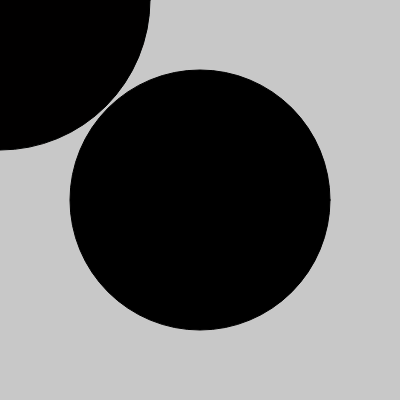
Frame 1 (no input)
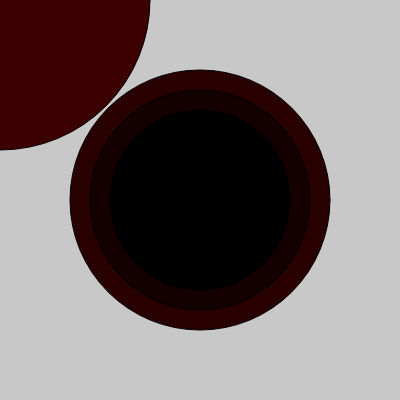
Frame 60 (no input)
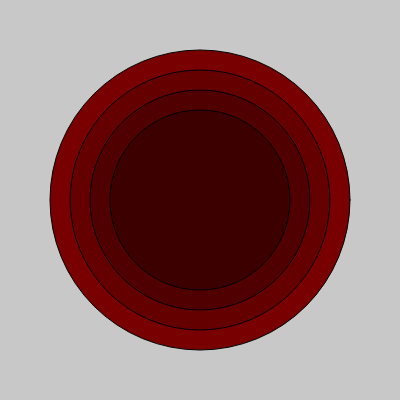
Frame 120 (the mouse pressed at the canvas centre since frame 60)

The p5.js sketch that drew these frames (run headless with seeded random() and noise() and a simulated clock; from frame 60 on, the mouse is pressed at the canvas centre):

// p5.js sketch
// ── sketch.js
function setup() {
  createCanvas(400, 400);
  console.log("xPos: " + xPos);
}

var xPos = 200;
var yPos = 200;

function draw() {
  background(200)

  var redColor = frameCount;
  var sizeOfCircle = 300;

  fill(redColor, 0, 0);
  ellipse(mouseX, mouseY, sizeOfCircle, sizeOfCircle);

  redColor -= 20;
  sizeOfCircle = sizeOfCircle - 40;
  fill(redColor, 0, 0);
  ellipse(xPos, yPos, sizeOfCircle, sizeOfCircle);

  redColor -= 20;
  sizeOfCircle = sizeOfCircle - 40;
  fill(redColor, 0, 0);
  ellipse(xPos, yPos, sizeOfCircle, sizeOfCircle);

  redColor -= 20;
  sizeOfCircle = sizeOfCircle - 40;
  fill(redColor, 0, 0);
  ellipse(xPos, yPos, sizeOfCircle, sizeOfCircle);

  redColor -= .5;


}
